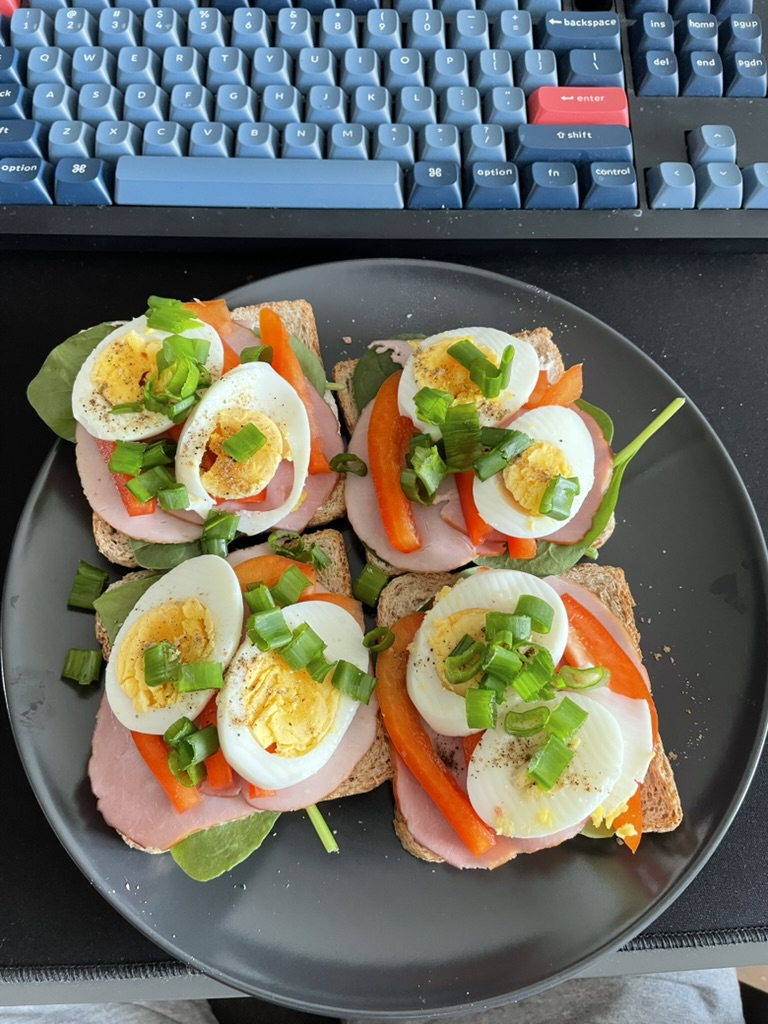
#> input picture lab5/images/sniadanie.jpeg, 768 x 1024 px
$ jupyter execute rozwiazania.ipynb
#> lines starting #> are read from the running program, lines starting #| are printed output that depends on the picture
# Zadanie 1

[cell 1]
from matplotlib import pyplot as plt
import numpy as np
import binascii
import cv2 as cv
import math
plt.rcParams["figure.figsize"] = (18,10)

def encode_as_binary_array(msg):
    msg = msg.encode("utf-8")
    msg = msg.hex()
    msg = [msg[i:i + 2] for i in range(0, len(msg), 2)]
    msg = [ "{:08b}".format(int(el, base=16)) for el in msg]
    return "".join(msg)

def load_image(path, pad=False):
#> called with path = 'images/sniadanie.jpeg', pad = False
    image = cv.imread(path)
#> image is the input picture: shape (1024, 768, 3); mean B, G, R 98.9, 111, 110.9
    image = cv.cvtColor(image, cv.COLOR_BGR2RGB)
    if pad:
        y_pad = 8 - (image.shape[0] % 8)
        x_pad = 8 - (image.shape[1] % 8)
        image = np.pad(
            image, ((0, y_pad), (0, x_pad) ,(0, 0)), mode='constant')
    return image

def save_image(path, image):
    plt.imsave(path, image)

def clamp(n, minn, maxn):
    return max(min(maxn, n), minn)

def hide_message(image, message, nbits=1):
#> called with nbits = 1
    nbits = clamp(nbits, 1, 8)
    shape = image.shape
#> shape = (1024, 768, 3)
    image = np.copy(image).flatten()
    if len(message) > len(image) * nbits:
        raise ValueError("Message is to long :(")

    chunks = [message[i:i + nbits] for i in range(0, len(message), nbits)]
    for i, chunk in enumerate(chunks):
        byte = "{:08b}".format(image[i])
        new_byte = byte[:-nbits] + chunk
        image[i] = int(new_byte, 2)
#> this loop made 56 passes
#> (byte, new_byte) on passes 1 to 12: ('11100111', '11100110'), ('01101100', '01101101'), ('01100111', '01100111'), ('11101000', '11101001'), ('01101100', '01101100'), ('01101100', '01101101'), ('11100111', '11100111'), ('01101000', '01101001'), ('01110001', '01110000'), ('11101000', '11101001'), ('01101010', '01101011'), ('01111000', '01111000')

    return image.reshape(shape)
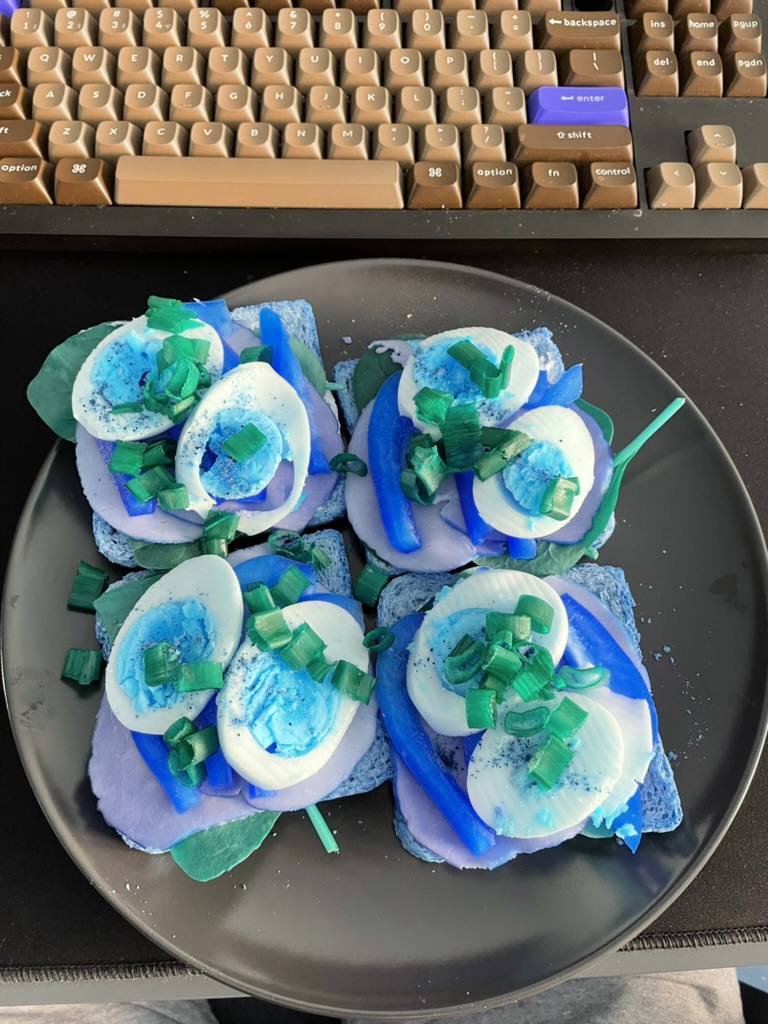
#> returned value: shape (1024, 768, 3); mean of channels 0, 1, 2 110.9, 111, 98.9; drawn as B, G, R

def decode_from_binary_array(array):
    array = [array[i:i+8] for i in range(0, len(array), 8)]
    if len(array[-1]) != 8:
        array[-1] = array[-1] + "0" * (8 - len(array[-1]))
    array = [ "{:02x}".format(int(el, 2)) for el in array]
    array = "".join(array)
    result = binascii.unhexlify(array)
    return result.decode("utf-8", errors="replace")

def reveal_message(image, nbits=1, length=0):
#> called with nbits = 1, length = 56
    nbits = clamp(nbits, 1, 8)
    shape = image.shape
#> shape = (1024, 768, 3)
    image = np.copy(image).flatten()
    length_in_pixels = math.ceil(length/nbits)
    if len(image) < length_in_pixels or length_in_pixels <= 0:
        length_in_pixels = len(image)

    message = ""
    i = 0
    while i < length_in_pixels:
        byte = "{:08b}".format(image[i])
        message += byte[-nbits:]
        i += 1
#> this loop made 56 passes
#> (byte, message) on passes 1 to 12: ('11100110', '0'), ('01101101', '01'), ('01100111', '011'), ('11101001', '0111'), ('01101100', '01110'), ('01101101', '011101'), ('11100111', '0111011'), ('01101001', '01110111'), ('01110000', '011101110'), ('11101001', '0111011101'), ('01101011', '01110111011'), ('01111000', '011101110110')
#> byte on passes 41 to 46: '01110110', '10000000', '11100111', '01101000', '01101010', '11010000'
#> after the loop, i = 56

    mod = length % -nbits
    if mod != 0:
        message = message[:mod]
    return message

message = "witam w"
binary = encode_as_binary_array(message)

original_image = load_image("images/sniadanie.jpeg")
n = 1

image_with_message = hide_message(original_image, binary, n)

save_image("images/output_image.png", image_with_message)

f, ar = plt.subplots(1, 2)
ar[0].imshow(original_image)
ar[0].set_title("Original Image")
ar[1].imshow(image_with_message)
ar[1].set_title("Image with Hidden Message")

decoded_image = load_image("images/output_image.png")
retrieved_binary = reveal_message(decoded_image, nbits=n, length=len(binary))
retrieved_message = decode_from_binary_array(retrieved_binary)
#> retrieved_message = 'witam w'

print("odszyfrowana wiadomość:", retrieved_message)
#| odszyfrowana wiadomość: witam w
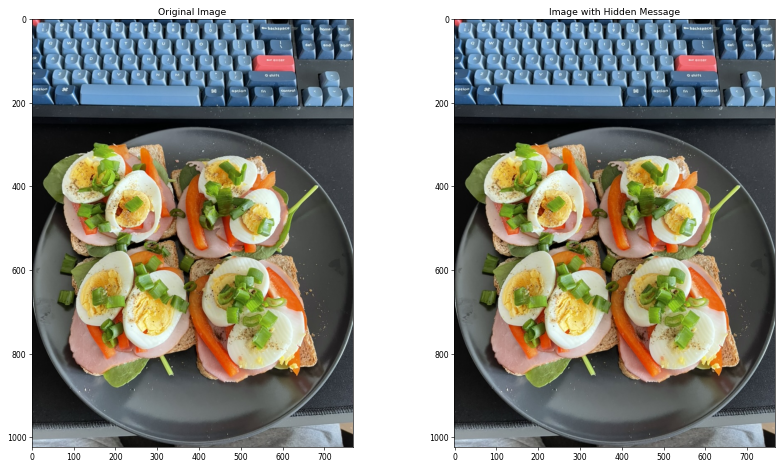
#> figure drawn by matplotlib, 2 panels
